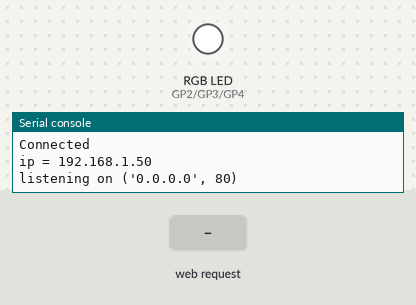
Simulated run of this program. Board: Raspberry Pi Pico running MicroPython. Shown: an RGB LED mixed from three pins (HIGH = lit), the last lines printed to the serial console. Inputs (shaded band) come from the test bench. Dim RGB values are drawn brighter than linear; WiFi joins after 1.5 s; random numbers come from a fixed seed.

Above: at 4.2 s.
4.3 s: HTTP request GET / received
At 5.2 s:
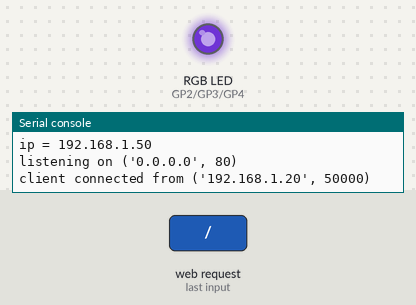
5.8 s: HTTP request GET / received
At 6.3 s:
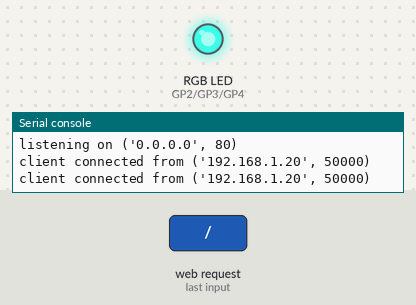
Timing chart, 0 to 8.8 s (numbered marks = the images above; inputs shaded):
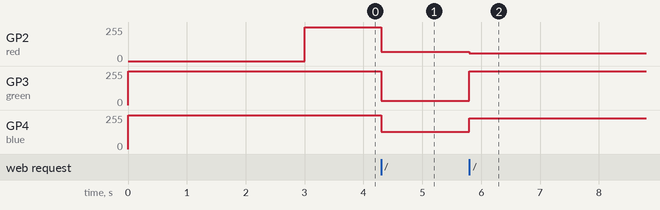

The program:

rgb_web.py
```python
from picozero import RGBLED
from time import sleep
import random
import network
import socket

rgb = RGBLED(red = 2, green = 3, blue = 4)

rgb.color = (0,255,255)
sleep(1)

ssid =  ''
password =  ''

wlan = network.WLAN(network.STA_IF)
wlan.active(True)
wlan.connect(ssid, password)

max_wait = 10
while max_wait > 0:
    if wlan.status() < 0 or wlan.status() >= 3:
        break
    max_wait -= 1
    print('waiting for connection...')
    sleep(1)

# Handle connection error

if wlan.status() != 3:
    raise RuntimeError('network connection failed')

else:print('Connected')

status = wlan.ifconfig()
print( 'ip = ' + status[0] )

rgb.color = (255,255,255)

addr = socket.getaddrinfo('0.0.0.0', 80)[0][-1]
s = socket.socket()
s.bind(addr)
s.listen(1)
print('listening on', addr)

while True:
    cl, addr = s.accept()
    print('client connected from', addr)
    R=random.randint(0,255)
    G=random.randint(0,255)
    B=random.randint(0,255)
    rgb.color = (R, G, B)
    response = "<html><body><H1>Hola desde Raspberrypi Pico</H1></body></html>\r\n"
    cl.sendall('HTTP/1.0 200 OK\r\nConnection: close\r\nContent-type: text/html\r\nContent-Length: ' + str(len(response)) + '\r\n\r\n')
    cl.sendall(response)
    sleep(1)
    cl.close()
```

Measured:
- after the input at 4.3 s, GP2 (red): 255/255 → 68/255 at once; GP3 (green): 255/255 → 32/255 at once; GP4 (blue): 255/255 → 130/255 at once
- after the input at 5.8 s, GP2 (red): 68/255 → 60/255 at once; GP3 (green): 32/255 → 253/255 at once; GP4 (blue): 130/255 → 230/255 at once
